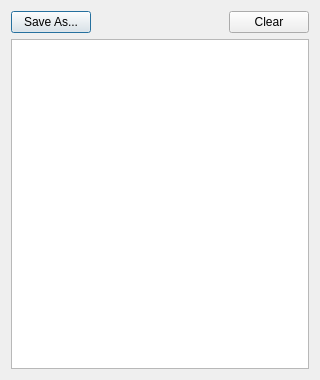
<?xml version="1.0" encoding="UTF-8"?>
<ui version="4.0">
 <class>LogDialog</class>
 <widget class="QDialog" name="LogDialog">
  <property name="geometry">
   <rect>
    <x>0</x>
    <y>0</y>
    <width>320</width>
    <height>380</height>
   </rect>
  </property>
  <property name="windowTitle">
   <string>Log Viewer</string>
  </property>
  <layout class="QVBoxLayout" name="verticalLayout">
   <item>
    <layout class="QHBoxLayout" name="horizontalLayout">
     <item>
      <widget class="QPushButton" name="saveAsButton">
       <property name="toolTip">
        <string>Save log as a plain text file</string>
       </property>
       <property name="text">
        <string>Save As...</string>
       </property>
      </widget>
     </item>
     <item>
      <spacer name="horizontalSpacer">
       <property name="orientation">
        <enum>Qt::Horizontal</enum>
       </property>
       <property name="sizeHint" stdset="0">
        <size>
         <width>40</width>
         <height>20</height>
        </size>
       </property>
      </spacer>
     </item>
     <item>
      <widget class="QPushButton" name="clearButton">
       <property name="text">
        <string>Clear</string>
       </property>
      </widget>
     </item>
    </layout>
   </item>
   <item>
    <widget class="QTextBrowser" name="logBrowser">
     <property name="minimumSize">
      <size>
       <width>200</width>
       <height>300</height>
      </size>
     </property>
     <property name="openExternalLinks">
      <bool>true</bool>
     </property>
    </widget>
   </item>
  </layout>
 </widget>
 <tabstops>
  <tabstop>saveAsButton</tabstop>
  <tabstop>clearButton</tabstop>
  <tabstop>logBrowser</tabstop>
 </tabstops>
 <resources/>
 <connections/>
</ui>
